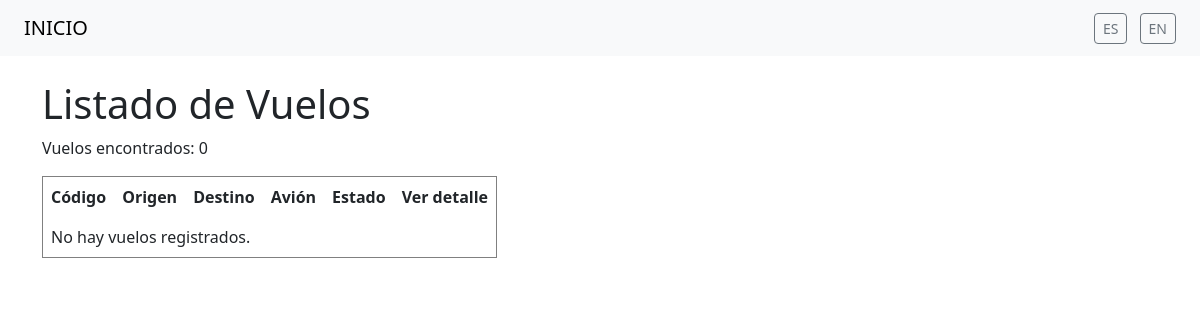
The page /es/vista-vuelos/ on the database as committed earlier.
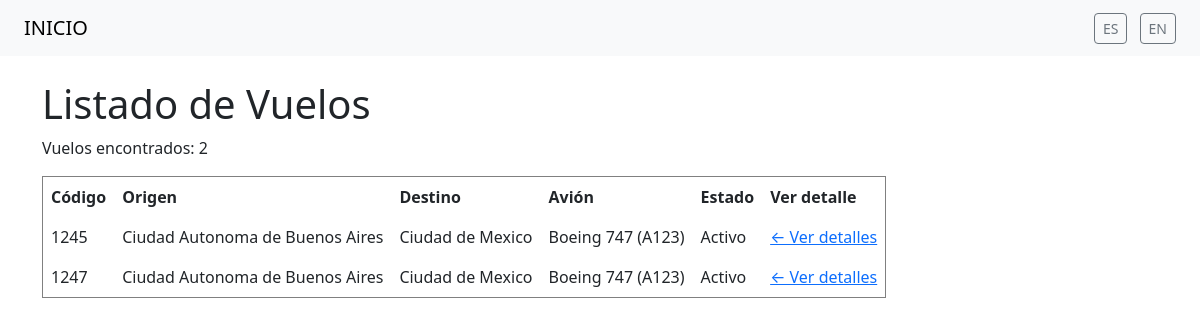
The same page on the database as committed later.
### vuelos/models.py (models this page shows, shortened)
class Vuelo(models.Model):
    escala = models.ForeignKey(Escala, related_name='vuelos', on_delete=models.CASCADE)
    avion = models.ForeignKey(Avion, on_delete=models.CASCADE)
    codigo_vuelo = models.CharField(max_length=20, unique=True)
    activo = models.BooleanField(default=True)

class Escala(models.Model):
    origen = models.ForeignKey(Localidad, related_name='escalas_origen', on_delete=models.CASCADE)
    destino = models.ForeignKey(Localidad, related_name='escalas_destino', on_delete=models.CASCADE)
    fecha_salida = models.DateTimeField()
    fecha_llegada = models.DateTimeField()
    km_estimados = models.PositiveIntegerField()
    activo = models.BooleanField(default=True)

### core/models.py (models this page shows, shortened)
class Localidad(models.Model):
    provincia = models.ForeignKey(Provincia, on_delete=models.CASCADE, related_name='localidades', null=True)
    nombre = models.CharField(max_length=100)
    activo = models.BooleanField(default=True)
    class Meta:
        ordering = ['nombre']
        constraints = [
            models.UniqueConstraint(fields=['provincia', 'nombre'], name='unique_localidad_por_provincia')
        ]

### aviones/models.py (models this page shows, shortened)
class Avion(models.Model):
    num_avion = models.CharField(max_length=20, unique=True)
    modelo = models.CharField(max_length=50)
    filas = models.PositiveIntegerField()
    columnas = models.PositiveIntegerField()
    estado = models.CharField(max_length=50)  # Ej: operativo, mantenimiento
    km_recorridos = models.PositiveIntegerField(default=0)
    activo = models.BooleanField(default=True)

### vuelos/views.py (the view)
# urls.py: path('vista-vuelos/', VueloTemplateView.as_view(), name='vuelo_template'),
class VueloTemplateView(TemplateView):
    template_name = 'vuelos/vuelo_list.html'
    def get_context_data(self, **kwargs):
        context = super().get_context_data(**kwargs)
        context['vuelos'] = Vuelo.objects.all()
        return context

### vuelos/templates/vuelos/vuelo_list.html
{% extends "base.html" %}
{% block content %}
<h1>Listado de Vuelos</h1>
<p>Vuelos encontrados: {{ vuelos.count }}</p>
<table border="1" cellspacing="0" cellpadding="8">
    <thead>
        <tr>
            <th>Código</th>
            <th>Origen</th>
            <th>Destino</th>
            <th>Avión</th>
            <th>Estado</th>
            <th>Ver detalle</th>
        </tr>
    </thead>
    <tbody>
        {% for vuelo in vuelos %}
        <tr>
            <td>{{ vuelo.codigo_vuelo }}</td>
            <td>{{ vuelo.escala.origen.nombre }}</td>
            <td>{{ vuelo.escala.destino.nombre }}</td>
            <td>{{ vuelo.avion.modelo }} ({{ vuelo.avion.num_avion }})</td>
            <td>{{ vuelo.activo|yesno:"Activo,Inactivo" }}</td>
            <td>
                <a href="{% url 'detail_vuelo_template' vuelo.pk %}">← Ver detalles</a>
            </td>
        </tr>
        {% empty %}
        <tr><td colspan="6">No hay vuelos registrados.</td></tr>
        {% endfor %}
    </tbody>
</table>
{% endblock %}

### home/templates/base.html (shortened to what this page needs)
{% load i18n %}
<!DOCTYPE html>
<html lang="{{ LANGUAGE_CODE }}">
<head>
    <link href="https://cdn.jsdelivr.net/npm/bootstrap@5.3.0/dist/css/bootstrap.min.css" rel="stylesheet">
</head>
<body>
    <nav class="navbar navbar-expand-lg navbar-light bg-light px-4">
        <a class="navbar-brand" href="{% url 'home' %}">{% trans "INICIO" %}</a>
        <div class="ms-auto">
            <form action="{% url 'set_language' %}" method="post" class="d-inline">
                <button class="btn btn-sm btn-outline-secondary">ES</button>
            </form>
            <form action="{% url 'set_language' %}" method="post" class="d-inline ms-2">
                <button class="btn btn-sm btn-outline-secondary">EN</button>
            </form>
        </div>
    </nav>
    <main class="container mt-4">
        {% block content %}{% endblock %}
    </main>
</body>
</html>

Rows that differ between the two databases and show on the page:
added Vuelo: codigo_vuelo "1245", escala.origen.nombre "Ciudad Autonoma de Buenos Aires", escala.destino.nombre "Ciudad de Mexico", avion.modelo "Boeing 747", avion.num_avion "A123", activo "Activo"
added Vuelo: codigo_vuelo "1247", escala.origen.nombre "Ciudad Autonoma de Buenos Aires", escala.destino.nombre "Ciudad de Mexico", avion.modelo "Boeing 747", avion.num_avion "A123", activo "Activo"
Other text that changed with them:
{{ vuelos.count }}: "0" → "2"
text no longer shown: "No hay vuelos registrados."
